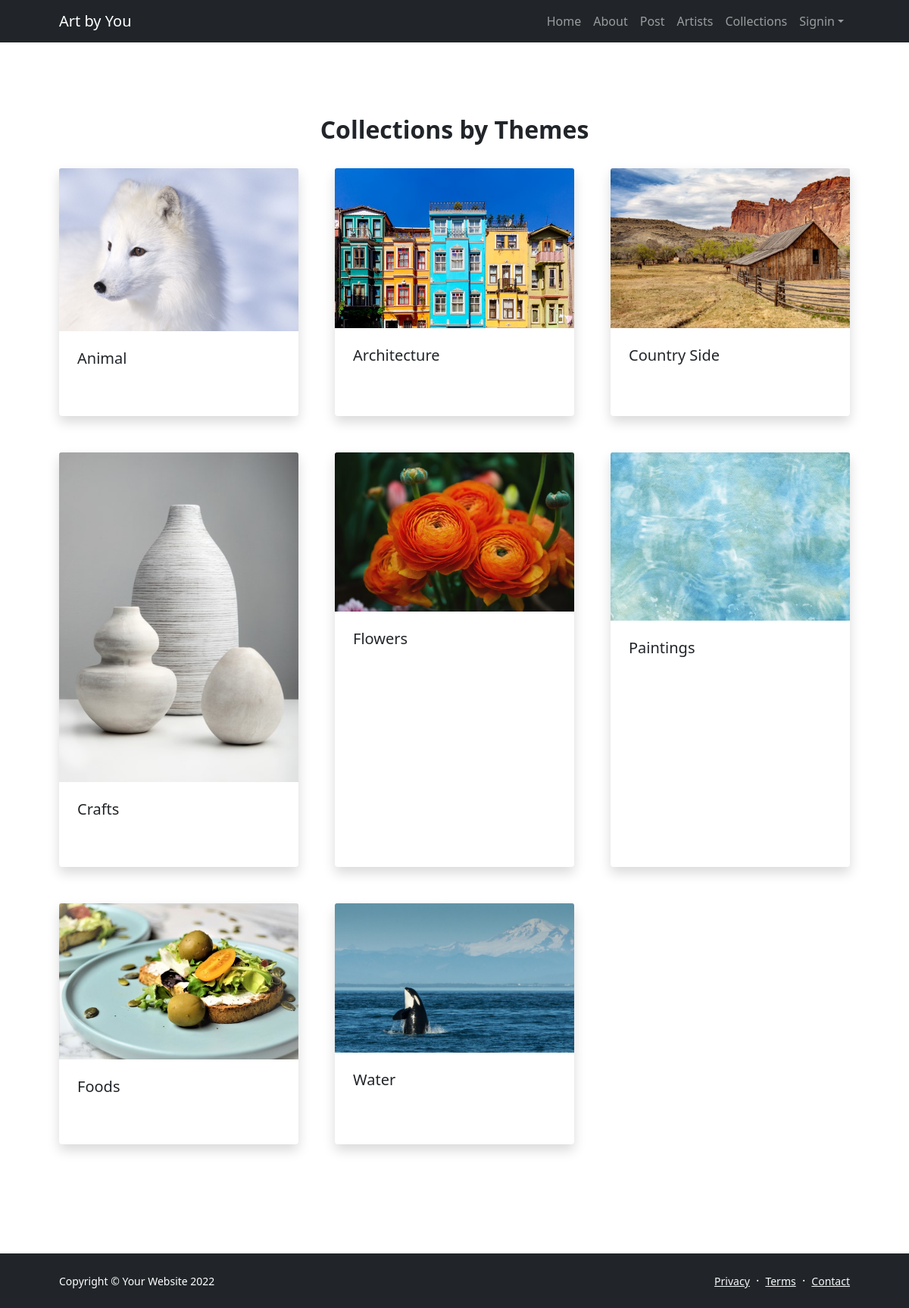
The app's page /collections_T.php with its own data.
### tables this page shows
CREATE TABLE `theme` (
  `ThemeID` int(11) NOT NULL,
  `Theme` varchar(100) NOT NULL,
  `ThemeImage` varchar(50) NOT NULL
);

### collections_T.php (the view, shortened to what this page needs)
<!DOCTYPE html>
<html lang="en">
<head>
    <link href="https://cdn.jsdelivr.net/npm/bootstrap-icons@1.5.0/font/bootstrap-icons.css" rel="stylesheet" />
    <link href="css/styles.css" rel="stylesheet" />
</head>
<body class="d-flex flex-column h-100">
    <main class="flex-shrink-0">
        <nav class="navbar navbar-expand-lg navbar-dark bg-dark">
            <div class="container px-5">
                <a class="navbar-brand" href="index.php">Art by You</a>
                <div class="collapse navbar-collapse" id="navbarSupportedContent">
                    <ul class="navbar-nav ms-auto mb-2 mb-lg-0">
                        <li class="nav-item"><a class="nav-link" href="index.php">Home</a></li>
                        <li class="nav-item"><a class="nav-link" href="about.php">About</a></li>
                        <li class="nav-item"><a class="nav-link" href="post.php">Post</a></li>
                        <li class="nav-item"><a class="nav-link" href="artists.php">Artists</a></li>
                        <li class="nav-item"><a class="nav-link" href="collections_T.php">Collections</a></li>
                        <li class="nav-item dropdown">
                            <a class="nav-link dropdown-toggle" id="navbarDropdownBlog" href="#" role="button" data-bs-toggle="dropdown" aria-expanded="false">Signin</a>
                        </li>
                    </ul>
                </div>
            </div>
        </nav>
        <section class="py-5">
            <div class="container px-5 my-5">
                <div class="row gx-5 justify-content-center">
                    <div class="col-lg-8 col-xl-6">
                        <div class="text-center">
                            <h2 class="fw-bolder">Collections by Themes</h2>
                            <br>
                        </div>
                    </div>
                </div>
                <div class="row gx-5">
                    <?php
                    require_once 'serverlogin.php';
                    $conn = mysqli_connect($db_hostname, $db_username, $db_password, $db_database);
                    $search = "SELECT * FROM theme";
                    $result = $conn->query($search);
                    if ($result->num_rows > 0) {
                        while ($row = $result->fetch_assoc()) {
                            $themeImage = $row["ThemeImage"];
                            $themeName = $row["Theme"];
                            $show = <<<HTML
                            <div class="col-lg-4 mb-5">
                        <div class="card h-100 shadow border-0">
                           <img class="card-img-top" src='$themeImage' alt="..." />
                            <div class="card-body p-4">
                               <a class="text-decoration-none link-dark stretched-link" href="themes.php?theme=$themeName"><h5 class="card-title mb-3">$themeName</h5></a>
                                </div>
                               <div class="card-footer p-4 pt-0 bg-transparent border-top-0">
                                 <div class="d-flex align-items-end justify-content-between">
                                 <div class="d-flex align-items-center">
                                  </div>
                              </div>
                            </div>
                          </div>
                       </div>
                     HTML;
                            echo $show;
                        }
                    }
                    else{
                        echo "Nothing to display";
                    }
                    ?>
                </div>
            </div>
        </section>
    </main>
    <footer class="bg-dark py-4 mt-auto">
        <div class="container px-5">
            <div class="row align-items-center justify-content-between flex-column flex-sm-row">
                <div class="col-auto">
                    <div class="small m-0 text-white">Copyright &copy; Your Website 2022</div>
                </div>
                <div class="col-auto">
                    <a class="link-light small" href="#!">Privacy</a>
                    <span class="text-white mx-1">&middot;</span>
                    <a class="link-light small" href="#!">Terms</a>
                    <span class="text-white mx-1">&middot;</span>
                    <a class="link-light small" href="#!">Contact</a>
                </div>
            </div>
        </div>
    </footer>
</body>
</html>

### records on screen
theme: ThemeImage (picture), Theme "Animal"
theme: ThemeImage (picture), Theme "Architecture"
theme: ThemeImage (picture), Theme "Country Side"
theme: ThemeImage (picture), Theme "Crafts"
theme: ThemeImage (picture), Theme "Flowers"
theme: ThemeImage (picture), Theme "Paintings"
theme: ThemeImage (picture), Theme "Foods"
theme: ThemeImage (picture), Theme "Water"
